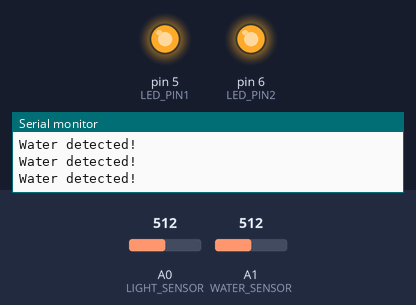
The sketch below on a simulated Arduino Uno, built with avr-gcc and run on an emulated ATmega328P. Shown: output pins drawn as LEDs (lit = HIGH), the last lines printed to the serial monitor. The test bench sets the inputs (shaded band); at power-on: A1 (WATER_SENSOR) = 512, A0 (LIGHT_SENSOR) = 512.

Above: at 1.2 s.
1.3 s: A1 (WATER_SENSOR) set to 105
2.8 s: A1 (WATER_SENSOR) set to 90
At 4.2 s:
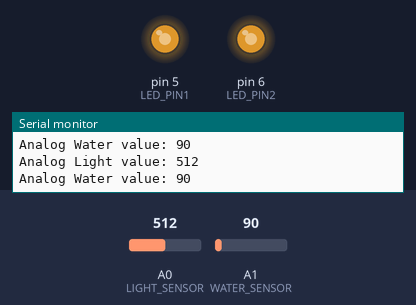
Timing chart, 0 to 5.8 s (numbered marks = the images above; inputs shaded):
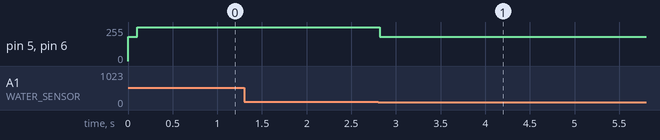

Measured:
- the behaviour switches between 101 and 100 on A1 (WATER_SENSOR) (found by bisection; images 0 and 1)
- after the input at 2.8 s, pin 5 (LED_PIN1), pin 6 (LED_PIN2): 255/255 → 181/255 at once

The sketch:

B_E_S_S_I_.ino
```cpp
// LED definitions
#define LED_PIN1 5
#define LED_PIN2 6

// Sensor Definitions
#define LIGHT_SENSOR A0
#define WATER_SENSOR A1

// Arbitrary Value Definitions
#define WATER_THRESHOLD 100

void setup()
{
 Serial.begin(9600);
 pinMode(LED_PIN1, OUTPUT);
 pinMode(LED_PIN2, OUTPUT);
 pinMode(WATER_SENSOR, INPUT);

 digitalWrite(LED_PIN1, LOW);
 digitalWrite(LED_PIN2, LOW);
}
void loop()
{
  //lightValue is from photoresistor
  int lightValue = analogRead(LIGHT_SENSOR);
  //waterValue is from water sensor
  int waterValue = analogRead(WATER_SENSOR);


  /* LightValue calibration
     At a certain point light values get arbitrarily too high or too low so correct
  */
  if(lightValue > 700){
    lightValue = 700;
  }
  else if(lightValue < 45)
  {
    lightValue = 45;
  }

  //For testing purpose
  Serial.println("Analog Light value: " + String(lightValue));
  Serial.println("Analog Water value: " + String(waterValue));

  // Map "measured environmental light values to RGB LED's lowest to highest brightness settings
  int lightLevel = map(lightValue, 45, 700, 0, 255);

  // Assign LEDs to analog light level based on environment
  analogWrite(LED_PIN1, lightLevel);
  analogWrite(LED_PIN2, lightLevel);
  delay(100); // use delay for user perceived smoothness

  while(waterValue > WATER_THRESHOLD)
  {
    Serial.print("\nWater detected!\n");
    analogWrite(LED_PIN1, 255);
    analogWrite(LED_PIN2, 255);
    delay(50);
    waterValue = analogRead(WATER_SENSOR);
  }
}


 
```
